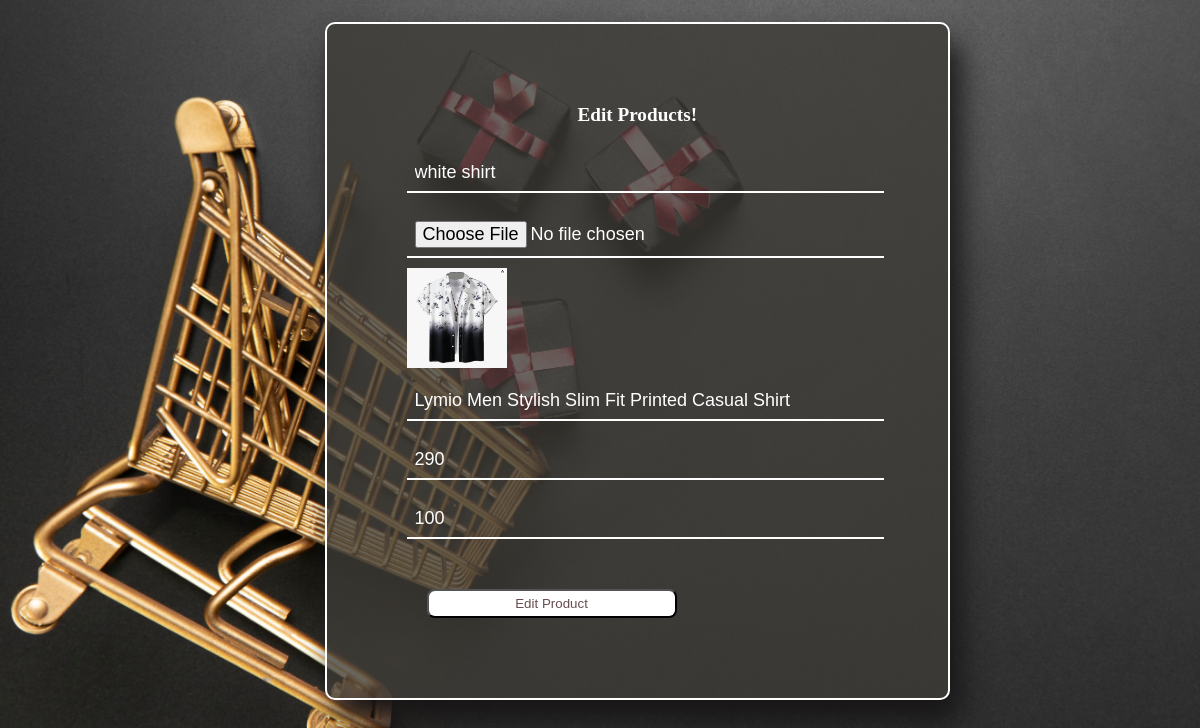
Page /editpro/11 on the committed database.
### SpeedKartApp/models.py (models this page shows)
class Product_Table(models.Model):
    SELLER_ID = models.ForeignKey(Seller_Table, on_delete=models.CASCADE, null=True, blank=True)
    CATEGORY= models.ForeignKey(Category_Table, on_delete=models.CASCADE, null=True, blank=True)
    Product_name = models.CharField(max_length=100, null=True, blank=True)
    Product_image = models.FileField(upload_to='product/',null= True,blank=True)
    Description =  models.CharField(max_length= 100, null= True, blank= True)
    Price = models.IntegerField(null= True, blank= True)
    Quantity = models.IntegerField(null= True, blank= True)

### SpeedKartApp/views.py (the view, shortened to what this page needs)
# urls.py: path('editpro/<int:pk>', EditProduct.as_view(), name="editpro"),
class EditProduct(View):
    def get(self, request, pk):
        c = Product_Table.objects.get(pk=pk)
        return render(request, 'seller/editproduct_seller.html', {'obj': c})

### templates/seller/editproduct_seller.html (shortened to what this page needs)
{% load static %}
<!DOCTYPE html>
<html lang="en">
<head>
    <link rel="stylesheet" href="{% static 'style.css'  %}">
</head>
<body class="test">
    <form action="" class="CategoryCard" method="post" enctype="multipart/form-data">
    <h1>Edit Products!</h1>
    <input type="text" placeholder="Product" name="Product_name" value="{{ obj.Product_name}}" required><br>
    <input type="file" placeholder="image" name="Product_image">
    <img src="{{ obj.Product_image.url }}" alt="image" width="100" height="100">
    <br>
    <input type="text" placeholder="Description" name="Description" value="{{ obj.Description}}" required>
    <br>
    <input type="number" placeholder="Price" name="Price"  value="{{ obj.Price }}" required><br>
    <input type="number" placeholder="Quantity" name="Quantity" value="{{ obj.Quantity}}" required><br>
    <button type="submit">Edit Product</button><br>
  </form></div>
</body>
</html>

### static/style.css (style rules this page uses)
* { padding: 0; margin: 0; color: white; font-family: Verdana, Geneva, Tahoma, sans-serif; }
.test { display: flex; justify-content: center; height: 100vh; align-items: center; position: relative; }
body { background-image: url(img20.jpg); background-size: cover; }
input { width: 100%; margin-top: 10px; margin-bottom: 10px; border: none; border-bottom: 2px solid rgb(255, 255, 255); background-color: transparent; padding: 8px; outline: none; font-size: 18px; }
h1 { text-align: center; margin-bottom: 18px; font-family: cursive; font-size: larger; }
button { width: 250px; padding: 5px; margin-left: 20px; margin-top: 40px; border-radius: 8px; background-color: white; transition: 0.3s; color: rgb(103, 77, 77); }
.CategoryCard { border: 2.5px solid rgb(255, 255, 255); padding: 80px; background-color: rgba(62, 60, 55, 0.775); border-radius: 10px; box-shadow: 10px 20px 30px rgb(23, 21, 21); position: absolute; right: 250px; bottom: 100px; }

### rows in the picture
Product_Table: Product_name "white shirt", Product_image (picture), Description "Lymio Men Stylish Slim Fit Printed Casual Shirt", Price "290", Quantity "100"
